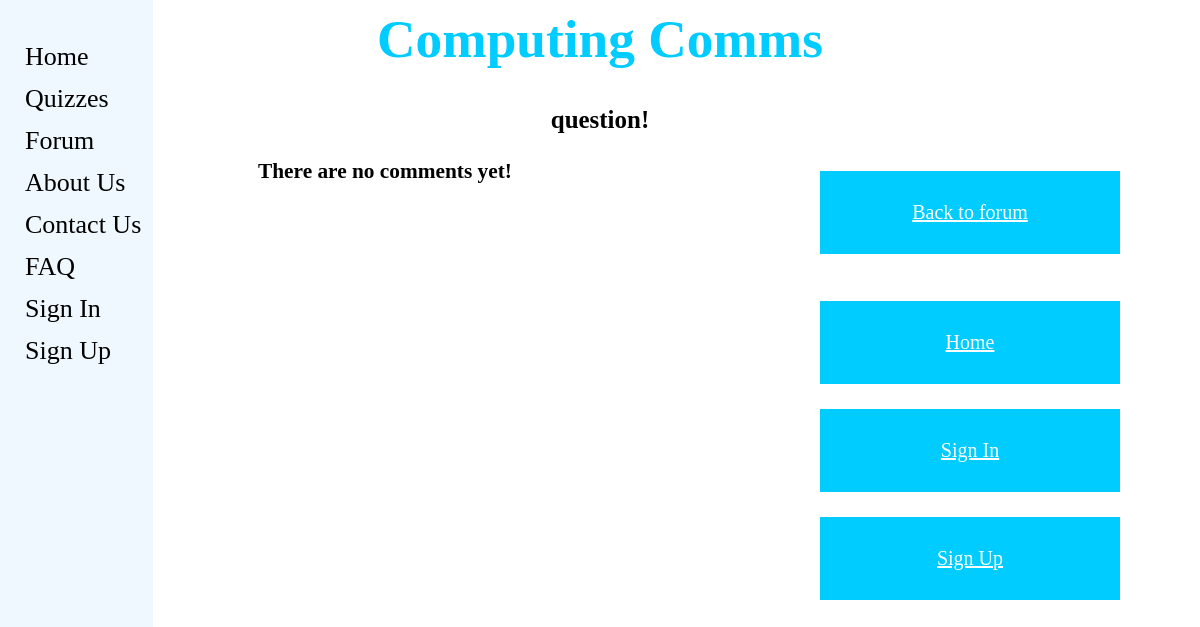
The app's page /computingcomms/forum/question/, older data.
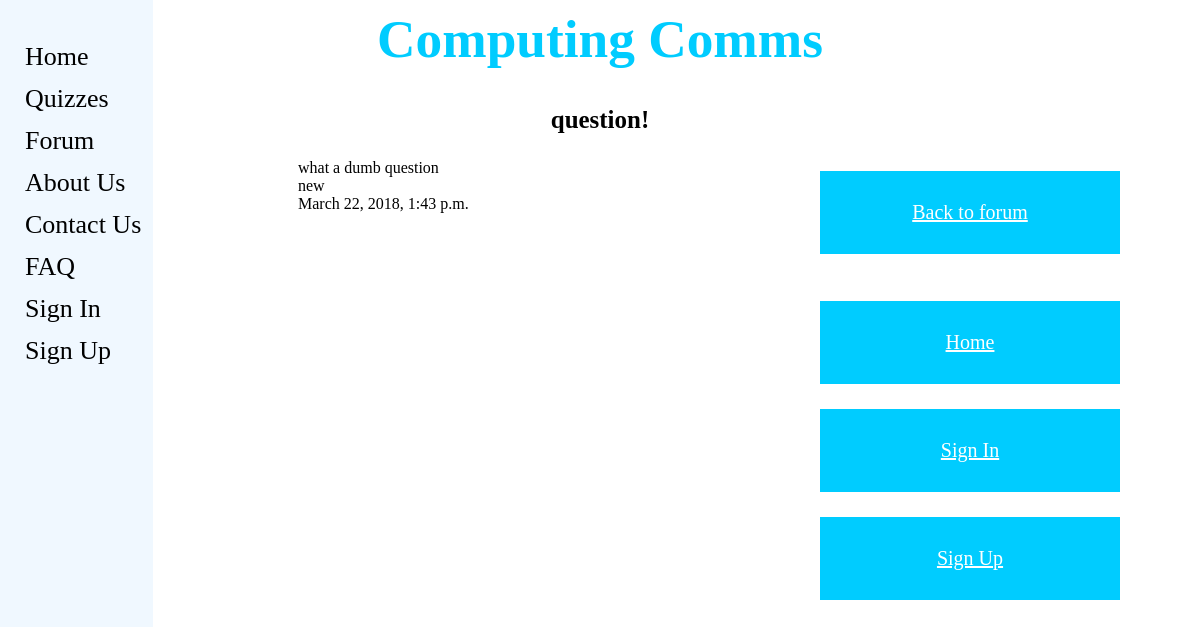
The same page, newer data.
### computingcomms/models.py (models this page shows, shortened)
class Comment(models.Model):
    comment = models.CharField(max_length=128)
    user = models.ForeignKey(User, on_delete=models.DO_NOTHING)
    image = models.ImageField(upload_to='comment_images', blank=True)
    date = models.DateTimeField(auto_now=True)
    post = models.ForeignKey('computingcomms.ForumPost', related_name = 'comment' , on_delete=models.DO_NOTHING)

### computingcomms/views.py (the view)
# urls.py: url(r'^forum/(?P<post_slug>[\w\-]+)/$', views.show_post, name='show_post'),
def show_post(request, post_slug):
    context_dict = {}
    try:
        post = ForumPost.objects.get(slug=post_slug)
        comments = Comment.objects.filter(post = post)
        context_dict['post'] = post
        context_dict['comments'] = comments
    except:
        context_dict['post'] = None
        context_dict['comments'] = None
    return render(request,'computingcomms/post.html' ,context_dict)

### templates/computingcomms/post.html (shortened to what this page needs)
{% extends 'computingcomms/base.html' %}
{% load staticfiles %}
{% block head_block %}
	<div>
		<center><h1>Computing Comms</h1></center>
	</div>
	<div>
		<center><h3>{{ post.question }}</h3></center>
	</div>
{% endblock %}
{% block body_block %}
	{% if comments %}
            <ul>
            {% for comment in comments %}
                <p id="comment">{{ comment.comment }}<br>
				{{ comment.user }} <br>
				{{ comment.date }} <br>
				{{ comment.image }}<br>
            {% endfor %}
            </ul>
        {% else %}
            <p><strong>There are no comments yet!</strong></p>
	{% endif %}
	<div class="buttons_position">
		<ul>
		<a href="{% url 'forum' %}"><button class="button">Back to forum</a></button><br><br>
		</ul>
	{% if user.is_authenticated %}
		<ul>
		<a href="{% url 'my_account' %}"><button class="button">My Account</a></button><br><br>
		</ul>
	{% else %}
		<ul>
		<a href="{% url 'home' %}"><button class="button">Home</a></button><br><br>
		<a href="{% url 'login' %}"><button class="button">Sign In</a></button><br><br>
		<a href="{% url 'register' %}"><button class="button">Sign Up</a></button>
		</ul>
	{% endif %}
	</div>
{% endblock %}

Row changes from the older to the newer data that the page shows:
added Comment: comment "what a dumb question", user "new", date "March 22, 2018, 1:43 p.m."
Text that changed along with them:
text no longer shown: "There are no comments yet!"
